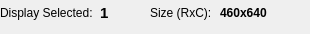
       <widget class="QWidget" name="widget_2" native="true">
        <property name="sizePolicy">
         <sizepolicy hsizetype="Fixed" vsizetype="Preferred">
          <horstretch>0</horstretch>
          <verstretch>0</verstretch>
         </sizepolicy>
        </property>
        <property name="minimumSize">
         <size>
          <width>300</width>
          <height>0</height>
         </size>
        </property>
        <widget class="QLabel" name="displaySizeLabel">
         <property name="geometry">
          <rect>
           <x>220</x>
           <y>0</y>
           <width>81</width>
           <height>25</height>
          </rect>
         </property>
         <property name="sizePolicy">
          <sizepolicy hsizetype="Fixed" vsizetype="Preferred">
           <horstretch>0</horstretch>
           <verstretch>0</verstretch>
          </sizepolicy>
         </property>
         <property name="font">
          <font>
           <weight>75</weight>
           <bold>true</bold>
          </font>
         </property>
         <property name="text">
          <string>460x640</string>
         </property>
        </widget>
        <widget class="QLabel" name="label">
         <property name="geometry">
          <rect>
           <x>0</x>
           <y>0</y>
           <width>101</width>
           <height>25</height>
          </rect>
         </property>
         <property name="sizePolicy">
          <sizepolicy hsizetype="Fixed" vsizetype="Minimum">
           <horstretch>0</horstretch>
           <verstretch>0</verstretch>
          </sizepolicy>
         </property>
         <property name="text">
          <string>Display Selected:</string>
         </property>
        </widget>
        <widget class="QLabel" name="displaySelectedLabel">
         <property name="geometry">
          <rect>
           <x>100</x>
           <y>0</y>
           <width>31</width>
           <height>25</height>
          </rect>
         </property>
         <property name="sizePolicy">
          <sizepolicy hsizetype="Fixed" vsizetype="Minimum">
           <horstretch>0</horstretch>
           <verstretch>0</verstretch>
          </sizepolicy>
         </property>
         <property name="font">
          <font>
           <pointsize>11</pointsize>
           <weight>75</weight>
           <bold>true</bold>
          </font>
         </property>
         <property name="text">
          <string>1</string>
         </property>
        </widget>
        <widget class="QLabel" name="label_7">
         <property name="geometry">
          <rect>
           <x>150</x>
           <y>0</y>
           <width>61</width>
           <height>25</height>
          </rect>
         </property>
         <property name="text">
          <string>Size (RxC):</string>
         </property>
        </widget>
       </widget>
